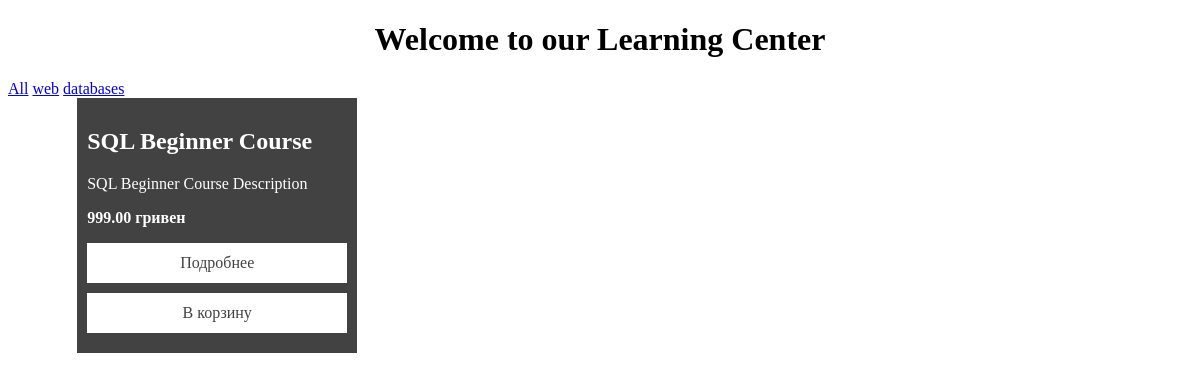
Page /index.php?category=databases on the committed database.
### tables this page shows
CREATE TABLE IF NOT EXISTS `products` (
  `id` int NOT NULL AUTO_INCREMENT,
  `name` varchar(255) NOT NULL,
  `description` varchar(255) DEFAULT NULL,
  `category` varchar(255) NOT NULL,
  `price` double(8,2) NOT NULL DEFAULT '0.00',
  `photo` varchar(255) DEFAULT NULL,
  PRIMARY KEY (`id`)
);

### index.php (the view, shortened to what this page needs)
<?php
include "db.php";
$req = mysqli_query($connection, "SELECT * FROM products");
$data_from_db = [];
while ($result = mysqli_fetch_assoc($req)) {
    $data_from_db[] = $result;
}
$req = mysqli_query($connection, "SELECT DISTINCT category FROM products");
$categories_from_db = [];
while ($result = mysqli_fetch_assoc($req)) {
    $categories_from_db[] = $result['category'];
}
?>
<!DOCTYPE html>
<html lang="en">
<head>
</head>
<body>
<h1>Welcome to our Learning Center</h1>
<a href="index.php">All</a>
<?php foreach ($categories_from_db as $category): ?>
    <a href="index.php?category=<?php echo $category ?>"><?php echo $category ?></a>
<?php endforeach; ?>
<div id="wrapper">
    <?php foreach ($data_from_db as $course_item):
        if ((isset($_GET['category']) && ($course_item['category'] == $_GET['category'])) || !isset($_GET['category'])) {
            ?>
            <div class="course_item">
                <h2>
                    <?php echo $course_item['name'] ?>
                </h2>
                <p>
                    <?php echo $course_item['description'] ?>
                </p>
                <p><strong>
                        <?php echo $course_item['price'] ?> гривен
                    </strong></p>
                <a href="single.php?id=<?php echo $course_item['id'] ?>">
                    Подробнее
                </a>
                <a href="basket.php?course_id=<?php echo $course_item['id'] ?>">
                    В корзину
                </a>
            </div>
        <?php }
    endforeach; ?>
</div>
</body>
</html>

### index.php (style rules this page uses)
body { font-family: Tahoma, serif; }
h1 { text-align: center; }
#wrapper { display: flex; flex-direction: row; align-content: stretch; flex-wrap: wrap; width: 90%; margin: 0 auto; overflow: hidden; }
.course_item { width: 260px; float: left; background: #424242; color: #fff; margin: 0 10px; padding: 10px; }
.course_item a { display: block; color: #424242; text-decoration: none; text-align: center; border: 1px solid #fff; padding: 10px 0; margin: 0 0 10px 0; background: #fff; }

### rows in the picture
products: name "SQL Beginner Course", description "SQL Beginner Course Description", price "999.00"

### other values in the picture
$category "web"
$category "databases"
